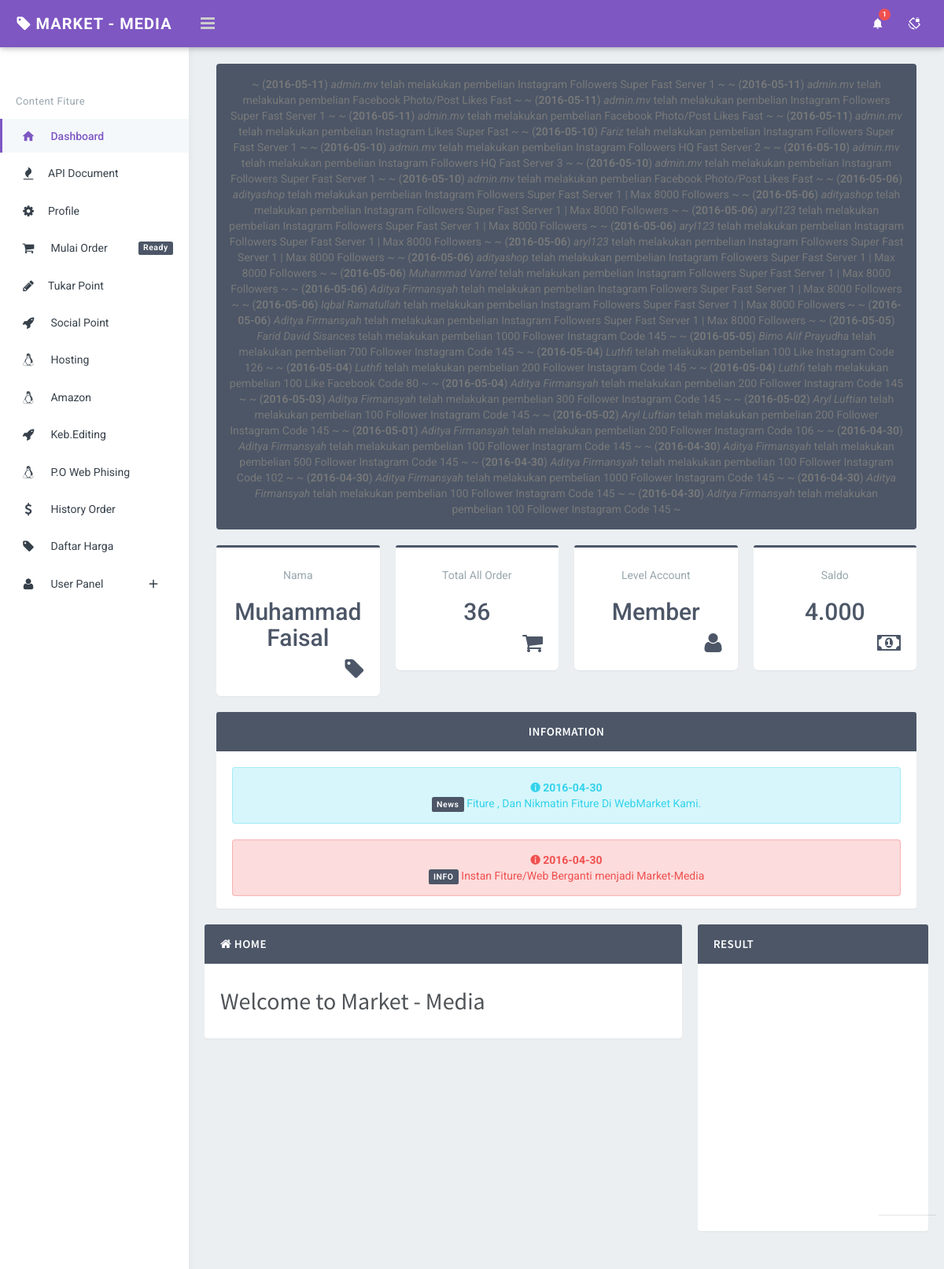
/ (signed in), run on the app's committed database.
### tables this page shows
CREATE TABLE IF NOT EXISTS `historyall` (
  `id` int(10) NOT NULL AUTO_INCREMENT,
  `no` varchar(100) NOT NULL,
  `pembeli` varchar(100) NOT NULL,
  `barang` varchar(100) NOT NULL,
  `harga` varchar(100) NOT NULL,
  `status` enum('Proccess','Success','Gagal') NOT NULL,
  `data` varchar(1000) NOT NULL,
  `tanggal` date NOT NULL,
  PRIMARY KEY (`id`)
);

CREATE TABLE IF NOT EXISTS `user` (
  `id` int(10) NOT NULL AUTO_INCREMENT,
  `facebook` varchar(100) NOT NULL,
  `username` varchar(100) NOT NULL,
  `password` varchar(100) NOT NULL,
  `nama` varchar(100) NOT NULL,
  `level` enum('Admin','Reseller','Agen','Member','MemberFree','MemberVip','Banned') NOT NULL,
  `saldo` varchar(100) NOT NULL,
  `poin` bigint(100) NOT NULL,
  `uplink` varchar(100) NOT NULL,
  PRIMARY KEY (`id`)
);

### index.php (the view, shortened to what this page needs)
<?php
if(!isset($_SESSION['username'])) {
header('location:HomePage/'); }
else { $username = $_SESSION['username']; }
$query = mysql_query("SELECT * FROM user WHERE username = '$username'");
$get = mysql_fetch_array($query);
$transaksi = mysql_query("SELECT * FROM historyall");
$totaltransaksi = mysql_num_rows($transaksi);
$nama = $get['nama'];
$level = $get['level'];
$saldo = " " . number_format($get['saldo'],0,',','.');
?>
<?php
if ($get['level'] == 'Banned') {
echo "Maaf Akun Telah Di Banned.";
} else {
?>
<!DOCTYPE html>
<html>
<head>
		<link rel="stylesheet" href="asset/plugins/morris/morris.css">
        <link href="asset/plugins/sweetalert/dist/sweetalert.css" rel="stylesheet" type="text/css">
        <link href="asset/css/bootstrap.min.css" rel="stylesheet" type="text/css" />
        <link href="asset/css/core.css" rel="stylesheet" type="text/css" />
        <link href="asset/css/components.css" rel="stylesheet" type="text/css" />
        <link href="asset/css/icons.css" rel="stylesheet" type="text/css" />
        <link href="asset/css/pages.css" rel="stylesheet" type="text/css" />
        <link href="asset/css/responsive.css" rel="stylesheet" type="text/css" />
    </head>
    <body class="fixed-left">
        <div id="wrapper">
            <div class="topbar">
                <div class="topbar-left">
                    <div class="text-center">
                              <a href="/index.php" class="logo"><i class="fa fa-tag"></i><span> Market - Media </span></a>
                    </div>
                </div>
                <div class="navbar navbar-default" role="navigation">
                    <div class="container">
                        <div class="">
                            <div class="pull-left">
                                <button class="button-menu-mobile open-left">
                                    <i class="fa fa-bars"></i>
                                </button>
                            </div>
                            <ul class="nav navbar-nav navbar-right pull-right">
                                <li class="dropdown hidden-xs">
                                    <a href="javascript:;" data-target="#" class="dropdown-toggle waves-effect waves-light" data-toggle="dropdown" aria-expanded="true">
    <i class="md md-notifications"></i> <span class="badge badge-xs badge-danger">1</span>
                                    </a>
                                </li>
                                <li class="hidden-xs">
                                    <a href="javascript:;" id="btn-fullscreen" class="waves-effect waves-light"><i class="md md-screen-lock-rotation"></i></a>
                                </li>
                                    </ul>
                        </div>
                    </div>
                </div>
            </div>
            <div class="left side-menu">
                <div class="sidebar-inner slimscrollleft">
                    <div class="user-details">
                    </div>
                    <div id="sidebar-menu">
                        <ul>
                        	<li class="text-muted menu-title">Content Fiture</li>
                            <li>
					    <a href="/index.php" class="waves-effect active"><i class="md md-home"></i><span> Dashboard </span></a>
							</li>
                            <li class="has_sub">
                                <a href="javascript:;" class="waves-effect"><i class="fa fa-fire"></i><span>API Document</span><span class="pull-right"><i class="md md-two"></i></span></a>
                                    <a href="javascript:;" onclick="buka('api/api');"></li>Create Api</a></li>
                                </ul>
                            <li>
                                <a href="javascript:;" class="waves-effect"><i class="fa fa-cog"></i><span>Profile </span><span class="pull-right"><i class="md md-two"></i></span></a>
                                    <a href="javascript:;" onclick="buka('panel/cpass');"></li>Change Password</a></li>
                            <li>
                            <li>
                                <a href="javascript:;" onclick="buka('item2/ini');" class="waves-effect"><i class="fa fa-shopping-cart"></i><span class="label label-inverse pull-right">Ready</span><span> Mulai Order </span></a>
 <li class="has_sub"> <a href="#" class="waves-effect"><i class="fa fa-pencil"></i><span>Tukar Point</span> </a>
                            </li>
                            </li>
                            <li class="has_sub">
                                <a href="javascript:void(0);" class="waves-effect"><i class="fa fa-rocket"></i> <span>Social Point</span> <span class="menu-arrow"></span></a>
                                </li>
                           <li class="has_sub">
                                <a href="javascript:void(0);" class="waves-effect"><i class="fa fa-linux"></i> <span>Hosting</span> <span class="menu-arrow"></span></a>
                                </li>
									                           <li class="has_sub">
                                <a href="javascript:void(0);" class="waves-effect"><i class="fa fa-linux"></i> <span>Amazon</span> <span class="menu-arrow"></span></a>
                            </li>
                                </li>
									 <li class="has_sub">
                                <a href="javascript:void(0);" class="waves-effect"><i class="fa fa-rocket"></i> <span>Keb.Editing</span> <span class="menu-arrow"></span></a>
                                </li>
                           <li class="has_sub">
                                <a href="javascript:void(0);" class="waves-effect"><i class="fa fa-linux"></i> <span>P.O Web Phising</span> <span class="menu-arrow"></span></a>
                            </li>
                           <li class="has_sub">
<a href="javascript:;" onclick="buka('panel/history');" class="waves-effect"><i class="fa fa-dollar"></i><span class="label label-info pull-right"></span><span> History Order </span></a></li>
<li>
                                <a href="javascript:;" onclick="buka('HomePage/content/zharga');" class="waves-effect"><i class="fa fa-tag"></i><span class="label label-info pull-right"></span><span> Daftar Harga </span></a>
                            </li>
                            <li class="has_sub">
                            <li>
                            <li>
                               <li class="has_sub">
                                <a href="javascript:;" class="waves-effect"><i class="fa fa-user"></i><span> User Panel </span><span class="pull-right"><i class="md md-add"></i></span></a>
                    </li>
                            </li>
                            </li>
                    </div>
                </div>
            </div>
            <div class="content-page">
                <div class="content">
                    <div class="container">
                        <div class="row">
                            <div class="col-sm-12">
                            </div>
                        </div>
                <div class="content">
                    <div class="container">
                        <div class="alert alert-inverse bg-inverse">
                            <marquee direction="left" scrollamount="15" align="center">
<?php
$tampil = mysql_query("SELECT * FROM historyall ORDER BY id DESC");
while($data = mysql_fetch_array($tampil))
 {
echo " ~ (<b>".$data[tanggal]."</b>) <i>".$data[pembeli]."</i> telah melakukan pembelian ".$data[barang]." ~";
}
?>
</marquee>
</div>
                        <div class="row text-center">
                            <div class="col-md-6 col-sm-6 col-lg-3 hidden-xs">
                                <div class="panel panel-border panel-inverse widget-s-1">
                                    <div class="panel-heading"> </div>
                                    <div class="panel-body">
                                    <span class="text-muted">Nama</a></span>
                                    <div class="h2 text-inverse"><?php echo $nama ?></div>
                                    <div class="text-right">
                                      <i class="fa fa-tag fa-2x text-inverse"></i>
                                    </div>
                                </div>
                                </div>
                            </div>
                            <div class="col-md-6 col-sm-6 col-lg-3 hidden-xs">
                                <div class="panel panel-border panel-inverse widget-s-1">
                                    <div class="panel-heading"> </div>
                                    <div class="panel-body">
                                    <span class="text-muted">Total All Order</a></span>
                                    <div class="h2 text-inverse"><?php echo $totaltransaksi ?></div>
                                    <div class="text-right">
                                      <i class="fa fa-shopping-cart fa-2x text-inverse"></i>
                                    </div>
                                </div>
                                </div>
                            </div>
                            <div class="col-md-6 col-sm-6 col-lg-3 hidden-xs">
                                <div class="panel panel-border panel-inverse widget-s-1">
                                    <div class="panel-heading"> </div>
                                    <div class="panel-body">
                                    <span class="text-muted">Level Account</a></span>
                                    <div class="h2 text-inverse"><?php echo $level ?></div>
                                    <div class="text-right">
                                      <i class="fa fa-user fa-2x text-inverse"></i>
                                    </div>
                                </div>
                                </div>
                            </div>
                            <div class="col-md-6 col-sm-6 col-lg-3">
                                <div class="panel panel-border panel-inverse widget-s-1">
                                    <div class="panel-heading"> </div>
                                    <div class="panel-body">
                                    <span class="text-muted">Saldo</a></span>
                                    <div class="h2 text-inverse"><?php echo $saldo ?></div>
                                    <div class="text-right">
                                      <i class="fa fa-money fa-2x text-inverse"></i>
                                    </div>
                                </div>
                            </div>
                        </div>
<div class="col-md-12">
                                <div class="panel panel-color panel-inverse">
                                    <div class="panel-heading">
                                        <h3 class="panel-title">Information</h3>
                                    </div>
                                    <div class="panel-body" style="height: 200px; overflow-y: auto;">
<div class='alert alert-info'><strong><i class='ion-information-circled'></i> 2016-04-30</strong><br /><span class='label label-inverse'>News</span> Fiture , Dan Nikmatin Fiture Di WebMarket Kami.</div>
<div class='alert alert-danger'><strong><i class='ion-information-circled'></i> 2016-04-30</strong><br /><span class='label label-inverse'>INFO</span> Instan Fiture/Web Berganti menjadi Market-Media</div>	                                  </div>
                                </div>                                  </div>
                                </div>
                            </div>
                                </div>
                        <div class="row">
    <div class="col-lg-8">
    <div class="panel panel-color panel-inverse" id="konten">
    <div class="panel-heading">
    <h3 class="panel-title"><i class="fa fa-home"></i> Home</h3>
    </div>
    <div class="panel-body">
<h2>Welcome to Market - Media</h2>
    </div>
    </div>
    </div>
                            <div class="col-md-4">
                                <div class="panel panel-color panel-inverse">
                                    <div class="panel-heading">
                                        <h3 class="panel-title">Result</h3>
                                    </div>
                                    <div class="panel-body">
                              <div style="height: 300px; overflow-y: auto;">
                              </div>
                <footer class="footer text-right">
            </div>
</body>
</html>
<?php } ?>

### asset/css/components.css (style rules this page uses)
.panel { border: none; margin-bottom: 20px; }
.panel .panel-body { padding: 20px; }
.panel-heading { border: none !important; padding: 10px 20px; }
.panel-title { font-size: 15px; font-weight: 600; margin-bottom: 0; margin-top: 0; text-transform: uppercase; letter-spacing: 0.03em; }
.panel-color .panel-title { color: #ffffff; }
.panel-inverse > .panel-heading { background-color: #4c5667; }
.panel-border .panel-heading { background-color: #ffffff; border-top: 3px solid #DADFE2 !important; padding: 10px 20px 0px; }
.panel-border .panel-body { padding: 15px 20px 20px 20px; }
.panel-border.panel-inverse .panel-heading { border-color: #4c5667 !important; color: #4c5667 !important; }
.widget-s-1 { border-radius: 6px; }

### data on the page
historyall: tanggal "2016-05-11", pembeli "admin.mv", barang "Instagram Followers Super Fast Server 1"
historyall: tanggal "2016-05-11", pembeli "admin.mv", barang "Facebook Photo/Post Likes Fast"
historyall: tanggal "2016-05-11", pembeli "admin.mv", barang "Instagram Followers Super Fast Server 1"
historyall: tanggal "2016-05-11", pembeli "admin.mv", barang "Facebook Photo/Post Likes Fast"
historyall: tanggal "2016-05-11", pembeli "admin.mv", barang "Instagram Likes Super Fast"
historyall: tanggal "2016-05-10", pembeli "Fariz", barang "Instagram Followers Super Fast Server 1"
historyall: tanggal "2016-05-10", pembeli "admin.mv", barang "Instagram Followers HQ Fast Server 2"
historyall: tanggal "2016-05-10", pembeli "admin.mv", barang "Instagram Followers HQ Fast Server 3"
historyall: tanggal "2016-05-10", pembeli "admin.mv", barang "Instagram Followers Super Fast Server 1"
historyall: tanggal "2016-05-10", pembeli "admin.mv", barang "Facebook Photo/Post Likes Fast"
historyall: tanggal "2016-05-06", pembeli "adityashop", barang "Instagram Followers Super Fast Server 1 | Max 8000 Followers"
historyall: tanggal "2016-05-06", pembeli "adityashop", barang "Instagram Followers Super Fast Server 1 | Max 8000 Followers"
historyall: tanggal "2016-05-06", pembeli "aryl123", barang "Instagram Followers Super Fast Server 1 | Max 8000 Followers"
historyall: tanggal "2016-05-06", pembeli "aryl123", barang "Instagram Followers Super Fast Server 1 | Max 8000 Followers"
historyall: tanggal "2016-05-06", pembeli "aryl123", barang "Instagram Followers Super Fast Server 1 | Max 8000 Followers"
historyall: tanggal "2016-05-06", pembeli "adityashop", barang "Instagram Followers Super Fast Server 1 | Max 8000 Followers"
historyall: tanggal "2016-05-06", pembeli "Muhammad Varrel", barang "Instagram Followers Super Fast Server 1 | Max 8000 Followers"
historyall: tanggal "2016-05-06", pembeli "Aditya Firmansyah", barang "Instagram Followers Super Fast Server 1 | Max 8000 Followers"
historyall: tanggal "2016-05-06", pembeli "Iqbal Ramatullah", barang "Instagram Followers Super Fast Server 1 | Max 8000 Followers"
historyall: tanggal "2016-05-06", pembeli "Aditya Firmansyah", barang "Instagram Followers Super Fast Server 1 | Max 8000 Followers"
historyall: tanggal "2016-05-05", pembeli "Farid David Sisances", barang "1000 Follower Instagram Code 145"
historyall: tanggal "2016-05-05", pembeli "Bimo Alif Prayudha", barang "700 Follower Instagram Code 145"
historyall: tanggal "2016-05-04", pembeli "Luthfi", barang "100 Like Instagram Code 126"
historyall: tanggal "2016-05-04", pembeli "Luthfi", barang "200 Follower Instagram Code 145"
historyall: tanggal "2016-05-04", pembeli "Luthfi", barang "100 Like Facebook Code 80"
historyall: tanggal "2016-05-04", pembeli "Aditya Firmansyah", barang "200 Follower Instagram Code 145"
historyall: tanggal "2016-05-03", pembeli "Aditya Firmansyah", barang "300 Follower Instagram Code 145"
historyall: tanggal "2016-05-02", pembeli "Aryl Luftian", barang "100 Follower Instagram Code 145"
historyall: tanggal "2016-05-02", pembeli "Aryl Luftian", barang "200 Follower Instagram Code 145"
historyall: tanggal "2016-05-01", pembeli "Aditya Firmansyah", barang "200 Follower Instagram Code 106"
historyall: tanggal "2016-04-30", pembeli "Aditya Firmansyah", barang "100 Follower Instagram Code 145"
historyall: tanggal "2016-04-30", pembeli "Aditya Firmansyah", barang "500 Follower Instagram Code 145"
historyall: tanggal "2016-04-30", pembeli "Aditya Firmansyah", barang "100 Follower Instagram Code 102"
historyall: tanggal "2016-04-30", pembeli "Aditya Firmansyah", barang "1000 Follower Instagram Code 145"
historyall: tanggal "2016-04-30", pembeli "Aditya Firmansyah", barang "100 Follower Instagram Code 145"
historyall: tanggal "2016-04-30", pembeli "Aditya Firmansyah", barang "100 Follower Instagram Code 145"
user: nama "Muhammad Faisal", level "Member", saldo "4.000"

### other printed values
$totaltransaksi "36"
